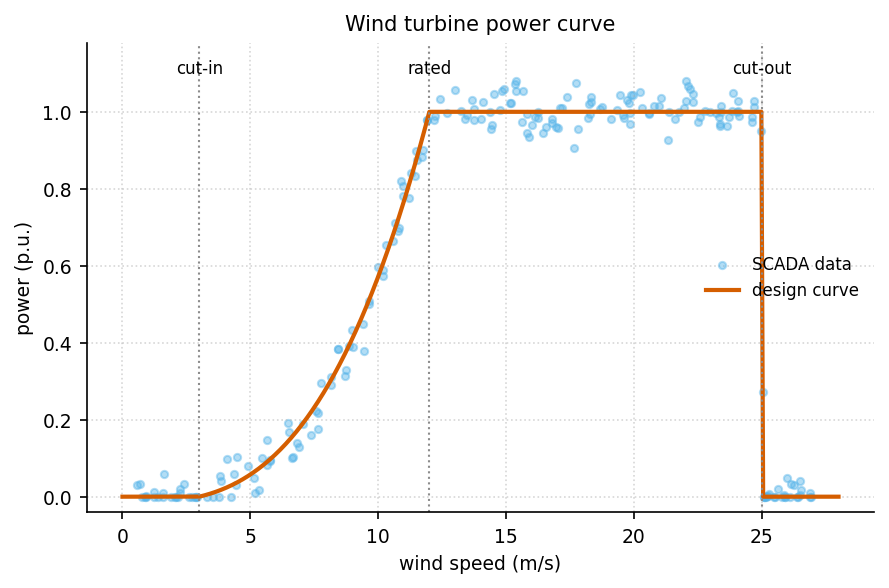

Generate this figure with Python:
"""wind_power_curve: 风机功率曲线（理论曲线 + 实测散点）."""
import sys, os; sys.path.insert(0, os.path.join(os.path.dirname(os.path.abspath(__file__)), '..', '..', '_utils', 'python'))
import numpy as np
import matplotlib.pyplot as plt
from theme import apply_theme
from palette import cycle

def make_figure(v_in=3.0, v_rated=12.0, v_out=25.0, title='Wind turbine power curve'):
    apply_theme()
    rng = np.random.default_rng(0)
    v = np.linspace(0, 28, 400)
    P = np.where(v < v_in, 0,
        np.where(v < v_rated, (v**3 - v_in**3)/(v_rated**3 - v_in**3),
        np.where(v < v_out, 1.0, 0.0)))
    vs = rng.uniform(0.5, 27, 220)
    Ps = np.interp(vs, v, P) + rng.normal(0, 0.03, vs.size)
    Ps = np.clip(Ps + (vs > v_in)*rng.normal(0, 0.02, vs.size), 0, 1.08)
    fig, ax = plt.subplots()
    ax.scatter(vs, Ps, s=12, color=cycle(5), alpha=0.45, label='SCADA data')
    ax.plot(v, P, color=cycle(1), linewidth=2, label='design curve')
    for x, lab in [(v_in, 'cut-in'), (v_rated, 'rated'), (v_out, 'cut-out')]:
        ax.axvline(x, color='0.55', linestyle=':', linewidth=1)
        ax.text(x, 1.1, lab, ha='center', fontsize=8)
    ax.set_xlabel('wind speed (m/s)'); ax.set_ylabel('power (p.u.)'); ax.set_title(title)
    ax.set_ylim(-0.04, 1.18); ax.legend(loc='center right')
    ax.grid(True, linestyle=':', alpha=0.5)
    fig.tight_layout()
    return fig

if __name__ == '__main__':
    fig = make_figure(); fig.savefig(__file__.replace('.py', '.png'), dpi=150)
